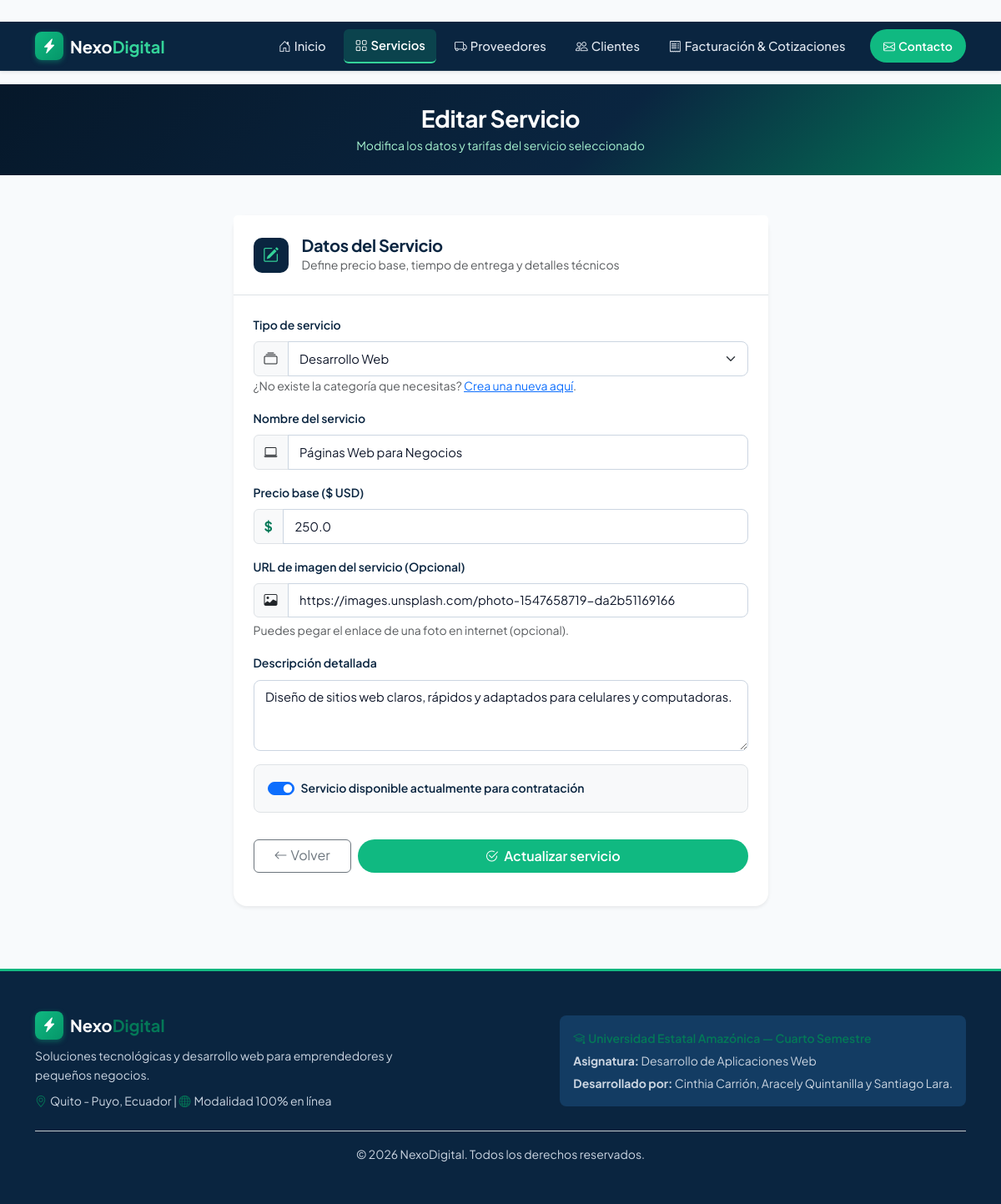
The app's page /servicio/editar/1 with its own data.
### tables this page shows
CREATE TABLE servicios (
            id INTEGER PRIMARY KEY AUTOINCREMENT,
            tipo_servicio_id INTEGER NOT NULL,
            nombre TEXT NOT NULL,
            precio_base REAL NOT NULL,
            imagen TEXT,
            descripcion TEXT NOT NULL,
            disponible INTEGER NOT NULL DEFAULT 1,
            FOREIGN KEY (tipo_servicio_id) REFERENCES tipos_servicio (id)
        );

### app.py (the view, shortened to what this page needs)
@app.route('/servicios/editar/<int:id>', methods=['GET', 'POST'])
@app.route('/servicio/editar/<int:id>', methods=['GET', 'POST'])
def editar_servicio(id):
    conn = db.get_connection()
    servicio = conn.execute('SELECT * FROM servicios WHERE id = ?', (id,)).fetchone()
    if servicio is None:
        conn.close()
        flash('El servicio seleccionado no existe.', 'danger')
        return redirect(url_for('servicios'))
    tipos = conn.execute('SELECT * FROM tipos_servicio ORDER BY nombre').fetchall()
    datos_form = dict(servicio)
    datos_form['precio'] = servicio['precio_base']  # el form usa 'precio', la BD usa 'precio_base'
    form = ServicioForm(data=datos_form) if request.method == 'GET' else ServicioForm()
    form.tipo_servicio_id.choices = [(t['id'], t['nombre']) for t in tipos]
    if request.method == 'GET':
        form.tipo_servicio_id.data = servicio['tipo_servicio_id']
    conn.close()
    return render_template('formulario_servicio.html', form=form, editando=True, id=id)

### db.py (called while the page is built)
def get_connection():
    os.makedirs(DATA_DIR, exist_ok=True)
    conn = sqlite3.connect(DB_PATH)
    conn.row_factory = sqlite3.Row       # permite leer filas como fila['nombre']
    conn.execute('PRAGMA foreign_keys = ON')  # SQLite exige activar las FK en cada conexión
    return conn

### templates/formulario_servicio.html (shortened to what this page needs)
﻿{% extends "base.html" %}
{% block content %}
<section class="page-header py-4 text-white">
    <div class="container text-center">
        <h1 class="h3 fw-bold mb-1">{{ 'Editar Servicio' if editando else 'Nuevo Servicio' }}</h1>
        <p class="text-light-emerald small mb-0">
            {{ 'Modifica los datos y tarifas del servicio seleccionado' if editando else 'Completa los datos para registrar una nueva opción en el catálogo comercial' }}
        </p>
    </div>
</section>
<section class="py-5">
    <div class="container">
        <div class="row justify-content-center">
            <div class="col-lg-7 col-md-9">
                <div class="card form-card shadow-sm border-0 rounded-4">
                    <div class="card-header bg-white p-4 border-bottom">
                        <div class="d-flex align-items-center gap-3">
                            <div class="form-icon-box">
                                <i class="bi {{ 'bi-pencil-square' if editando else 'bi-plus-square-fill' }}"></i>
                            </div>
                            <div>
                                <h2 class="h5 fw-bold text-navy mb-0">{{ 'Datos del Servicio' if editando else 'Registrar Servicio' }}</h2>
                                <small class="text-muted">Define precio base, tiempo de entrega y detalles técnicos</small>
                            </div>
                        </div>
                    </div>
                    <div class="card-body p-4">
                        <form method="POST" novalidate>
                            <div class="mb-3">
                                {{ form.tipo_servicio_id.label(class="form-label fw-semibold text-navy small") }}
                                <div class="input-group">
                                    <span class="input-group-text bg-light"><i class="bi bi-collection"></i></span>
                                    <select name="{{ form.tipo_servicio_id.name }}" id="{{ form.tipo_servicio_id.id }}" class="form-select{{ ' is-invalid' if form.tipo_servicio_id.errors else '' }}">
                                        {% for value, label in form.tipo_servicio_id.choices %}
                                        <option value="{{ value }}" {% if form.tipo_servicio_id.data == value %}selected{% endif %}>{{ label }}</option>
                                        {% endfor %}
                                    </select>
                                </div>
                                <small class="text-muted">¿No existe la categoría que necesitas? <a href="{{ url_for('nuevo_tipo_servicio') }}">Crea una nueva aquí</a>.</small>
                            </div>
                            <div class="mb-3">
                                {{ form.nombre.label(class="form-label fw-semibold text-navy small") }}
                                <div class="input-group">
                                    <span class="input-group-text bg-light"><i class="bi bi-laptop"></i></span>
                                    {{ form.nombre(class="form-control" + (" is-invalid" if form.nombre.errors else ""), placeholder="Ej: Páginas Web para Negocios", autocomplete="off") }}
                                </div>
                            </div>
                            <div class="mb-3">
                                {{ form.precio.label(class="form-label fw-semibold text-navy small") }}
                                <div class="input-group">
                                    <span class="input-group-text bg-light fw-bold text-emerald">$</span>
                                    {{ form.precio(class="form-control" + (" is-invalid" if form.precio.errors else ""), placeholder="Ej: 150.00", step="0.01") }}
                                </div>
                            </div>
                            <div class="mb-3">
                                {{ form.imagen.label(class="form-label fw-semibold text-navy small") }}
                                <div class="input-group">
                                    <span class="input-group-text bg-light"><i class="bi bi-image"></i></span>
                                    {{ form.imagen(class="form-control" + (" is-invalid" if form.imagen.errors else ""), placeholder="https://images.unsplash.com/...") }}
                                </div>
                                <div class="form-text small text-muted">
                                    Puedes pegar el enlace de una foto en internet (opcional).
                                </div>
                            </div>
                            <div class="mb-3">
                                {{ form.descripcion.label(class="form-label fw-semibold text-navy small") }}
                                {{ form.descripcion(class="form-control" + (" is-invalid" if form.descripcion.errors else ""), rows="3", placeholder="Describe las características y alcances del servicio...") }}
                            </div>
                            <div class="mb-4 p-3 bg-light rounded-3 border">
                                <div class="form-check form-switch mb-0">
                                    {{ form.disponible(class="form-check-input", role="switch", id="disponibleSwitch") }}
                                    <label class="form-check-label fw-semibold text-navy small" for="disponibleSwitch">
                                        Servicio disponible actualmente para contratación
                                    </label>
                                </div>
                            </div>
                            <div class="d-flex gap-2 pt-2">
                                <a href="{{ url_for('servicios') }}" class="btn btn-outline-secondary px-4">
                                    <i class="bi bi-arrow-left me-1"></i>Volver
                                </a>
                                <button type="submit" class="btn btn-verde flex-grow-1 py-2">
                                    <i class="bi {{ 'bi-check2-circle' if editando else 'bi-plus-lg' }} me-1"></i>
                                    {{ 'Actualizar servicio' if editando else 'Guardar servicio' }}
                                </button>
                            </div>
                        </form>
                    </div>
                </div>
            </div>
        </div>
    </div>
</section>
{% endblock %}

### static/css/estilo.css (style rules this page uses)
:root { --navy: #0A2540; --navy-dark: #06182a; --navy-light: #133c63; --navy-subtle: #e6edf5; --emerald: #10b981; --emerald-dark: #047857; --emerald-subtle: #d1fae5; --emerald-text: #065f46; --mint-bright: #34d399; --amber: #f59e0b; --amber-subtle: #fef3c7; --amber-text: #92400e; --rose: #ef4444; --rose-subtle: #fee2e2; --rose-text: #991b1b; --bg-body: #f8fafc; --bg-card: #ffffff; --text-heading: #0f172a; --text-body: #334155; --text-muted: #475569; --border-color: #e2e8f0; --radius-sm: 8px; --radius-md: 12px; --radius-lg: 18px; --shadow-sm: 0 2px 6px rgba(15, 23, 42, 0.04); --shadow-md: 0 4px 16px rgba(15, 23, 42, 0.06); --shadow-hover: 0 10px 24px rgba(15, 23, 42, 0.10); }
body { font-family: 'Plus Jakarta Sans', -apple-system, BlinkMacSystemFont, 'Segoe UI', Roboto, sans-serif; background-color: var(--bg-body); color: var(--text-body); line-height: 1.65; -webkit-font-smoothing: antialiased; }
h1, h2, h3, h4, h5, h6 { color: var(--text-heading); font-weight: 700; letter-spacing: -0.015em; }
.text-navy { color: var(--navy) !important; }
.text-emerald { color: var(--emerald-dark) !important; }
.text-light-emerald { color: #a7f3d0 !important; }
.hero-section, .page-header { background: linear-gradient(135deg, #06182a 0%, #0A2540 60%, #047857 100%); position: relative; overflow: hidden; }
.hero-section h1, .page-header h1 { color: #ffffff !important; }
.btn-verde { background-color: var(--emerald); color: #ffffff !important; border-radius: 50px; border: none; font-weight: 600; padding: 0.6rem 1.4rem; transition: all 0.2s ease; }
.card { border-radius: var(--radius-md); background-color: var(--bg-card); border: 1px solid var(--border-color); box-shadow: var(--shadow-sm); transition: transform 0.2s ease, box-shadow 0.2s ease; }
.form-icon-box { width: 42px; height: 42px; border-radius: 10px; background-color: var(--navy); color: var(--mint-bright); display: inline-flex; align-items: center; justify-content: center; font-size: 1.2rem; }
.form-control, .form-select { border-radius: 8px; padding: 0.55rem 0.85rem; border: 1px solid #cbd5e1; font-size: 0.92rem; color: var(--text-heading); background-color: #ffffff; transition: border-color 0.2s ease, box-shadow 0.2s ease; }

### records on screen
servicios: nombre "Páginas Web para Negocios", imagen "https://images.unsplash.com/photo-1547658719-da2b51169166", descripcion "Diseño de sitios web claros, rápidos y adaptados para celulares y computadoras.", disponible "☑"

### other values on screen
{{ 'Editar Servicio' if editando else 'Nuevo Servicio' }} "Editar Servicio"
{{ 'Datos del Servicio' if editando else 'Registrar Servicio' }} "Datos del Servicio"
{{ 'Actualizar servicio' if editando else 'Guardar servicio' }} "Actualizar servicio"
form field tipo_servicio_id "Desarrollo Web"
